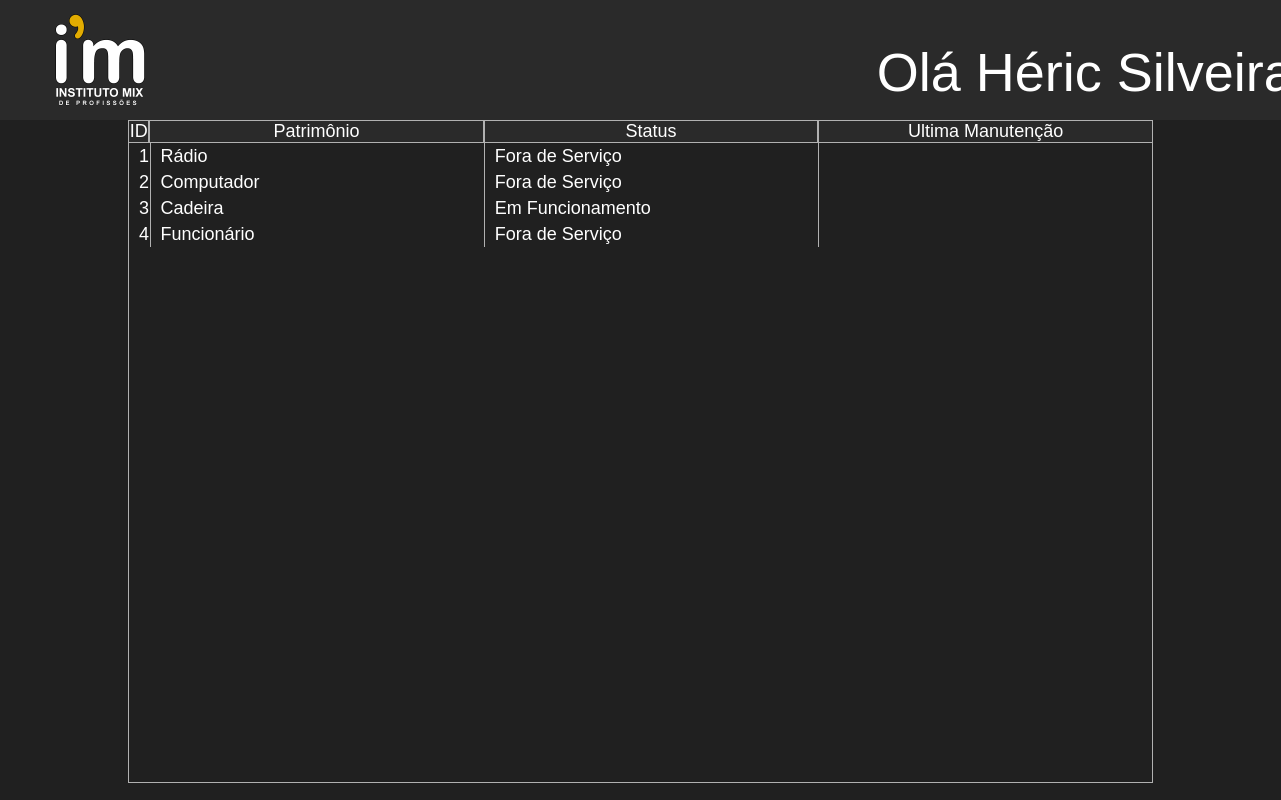
The page /control/consulta (signed in) on the database its author committed.
### app.py (models this page shows)
class items(DB.Model):
    id: Mapped[int] = mapped_column(primary_key = True)
    name: Mapped[str] = mapped_column(String(30), nullable = False)
    code: Mapped[str] = mapped_column(String(30), nullable = False)
    status: Mapped[bool] = mapped_column(Boolean(), nullable = False)
    repair: Mapped[str] = mapped_column(String(255), nullable = True)

### app.py (the view)
@APP.route("/control/consulta")
def consulta():
    if 'name' in session:
        return render_template('consult.html', name = session['name'], Itens = items.query.all())

### templates/consult.html (shortened to what this page needs)
<!DOCTYPE html>
<html lang="en">
<head>
    <link rel="stylesheet" href="{{ url_for('static', filename='consultstyle.css') }}">
</head>
<body>
    <header>
        <img src="{{ url_for('static', filename='InstitutoMix.png') }}" alt="Logo do Instituto Mix">
        <div>
            <h1>Olá {{ name }}</h1>
        </div>
    </header>
    <table>
        <thead>
            <tr>
                <th>ID</th>
                <th>Patrimônio</th>
                <th>Status</th>
                <th>Ultima Manutenção</th>
            </tr>
        </thead>
        <tbody>
            {%for Item in Itens%}
                <tr>
                    <td>{{Item.id}}</td>
                    <td>{{Item.name}}</td>
                    {% if Item.status %}
                        <td>Em Funcionamento</td>
                    {% else %}
                        <td>Fora de Serviço</td>
                    {% endif%}
                    {% if Item.repair %}
                        <td>{{Item.repair}}</td>
                    {% else %}
                        <td></td>
                    {% endif%}
                </tr>
            {% endfor %}
        </tbody>
    </table>
</body>
</html>

### static/consultstyle.css (style rules this page uses)
* { margin: 0; padding: 0; font-size: 18px; font-family: Arial, Helvetica, sans-serif; font-weight: normal; box-sizing: border-box; text-decoration: none; list-style-type: none; color: #000000; outline: none; }
body { background-color: #202020; display: flex; flex-direction: column; align-items: center; width: 100%; min-height: 100dvh; }
header { background-color: #2a2a2a; display: flex; justify-content: space-between; align-items: center; padding: 0px 50px; width: 100%; height: 15dvh; }
header div { display: flex; justify-content: space-evenly; align-items: center; padding-bottom: 1%; padding-top: 3%; width: 30%; height: 100%; }
header div h1 { color: #ffffff; text-wrap: nowrap; font-size: 3rem; }
header img { width: clamp(100px, 5dvw, 200px); }
table { width: 80%; display: flex; flex-direction: column; justify-content: center; }
thead { width: 100%; }
thead tr { display: flex; justify-content: space-evenly; }
tr th:nth-child(1) { width: 2.5%; }
tr th { background-color: #2a2a2a; color: #ffffff; border: 1px solid #b1b1b1; width: 40%; }
tbody { width: 100%; min-height: 80dvh; border: 1px solid #b1b1b1; border-top: none; }
tbody tr { display: flex; justify-content: space-evenly; }
tbody tr td:nth-child(1) { text-align: center; width: 2%; border-left: 0px solid #b1b1b1; }
tbody tr td { border-left: 1px solid #b1b1b1; color: #ffffff; padding: 2.5px 10px; width: 40%; }

### rows shown on the page
items: id "1", name "Rádio", status "Fora de Serviço"
items: id "2", name "Computador", status "Fora de Serviço"
items: id "3", name "Cadeira", status "Em Funcionamento"
items: id "4", name "Funcionário", status "Fora de Serviço"

### other values the page prints
{{ name }} "Héric…"
